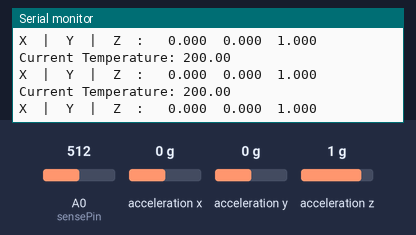
The sketch below on a simulated Arduino Uno, built with avr-gcc and run on an emulated ATmega328P. Shown: the last lines printed to the serial monitor. The test bench sets the inputs (shaded band); at power-on: acceleration x 0 g, A0 (sensePin) = 512, acceleration y 0 g, acceleration z 1 g.

Above: at 1.2 s.
1.3 s: acceleration x set to -1.4 g
At 1.34 s:
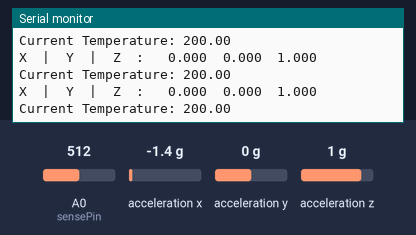
2.8 s: A0 (sensePin) set to 716
At 5.5 s:
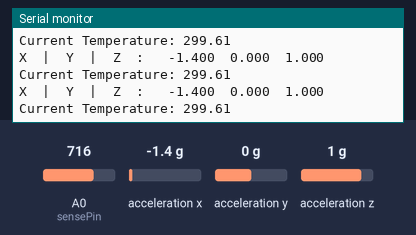

Measured:
- after the input at 2.8 s, the serial monitor: prints a new line after 0.23 s (image 2)

The sketch:

accelerometerAndTempLogger.ino
```cpp
/*Library for accelerometer from the MMA8452Q Sparkfun website
 *
 * This sketch uses the Sparkfun_MMA8452Q library to initialise the accelerometer and stream
 * calculated x y z , accleration values from it (in g units) and reads the temperature sensor
 *
 *
 * Hardware Hookup :
 *
 * Uno Wifi ---------------- MMA8452Q Board (Tilt Sensor)
 *   3.3V  ---------------- VCC
 *   GND   ---------------- GND
 *   SDA   --\/ 330 Ohm \/-- SDA
 *   SCL   --\/ 330 Ohm \/-- SCL
 *
 * Uno Wifi ---------------- Temperature Sensor
 *   GND  ---------------- 1
 *   A0   ---------------- 2
 *   5V   ---------------- 3
 * \
 *
 * The MMA8452Q is a 3.3V max sensor, so you'll need to do some
 * level-shifting between the Arduino and the breakout. Series
 * resistors on the SDA and SCL lines should do the trick.
 *
 *
 * Connect the following OpenLog to Arduino:
 * RXI of OpenLog to TX on Arduino
 * VCC to 5V
 * GND to GND
 *
 *
 */

#include <Wire.h>                 // Must include Wire library for I2C
#include "SparkFun_MMA8452Q.h"    // Click here to get the library: http://librarymanager/All#SparkFun_MMA8452Q

int sensePin = A0;  //This is the Arduino Pin that will read the sensor output
int sensorInput;    //The variable we will use to store the sensor input
double temp;        //The variable we will use to store temperature in degrees.

MMA8452Q accel;                   // create instance of the MMA8452 class
int x=0;                          // create iterator that loops number of measurements


void setup() {
  // put your setup code here, to run once:
  Serial.begin(9600);

  Serial.println("Example print to OpenLog");
  Serial.println("Anything printed to COM port gets logged!");
  Serial.println("This ones an intergrated model with the uno");

  Serial.println("MMA8452Q Basic Reading Code!");
  Wire.begin();

  if (accel.begin() == false) {
    Serial.println("Not Connected. Please check connections and read the hookup guide.");
    while (1);
  }

}

void loop() {

    if (x <20) {
      if (accel.available()) {      // Wait for new data from accelerometer

      // Acceleration of x, y, and z directions in g units

      Serial.print("X  |  Y  |  Z  : ");
      Serial.print("\t");
      Serial.print(accel.getCalculatedX(), 3);
      Serial.print("\t");
      Serial.print(accel.getCalculatedY(), 3);
      Serial.print("\t");
      Serial.print(accel.getCalculatedZ(), 3);
      Serial.println();

      sensorInput = analogRead(A0);    //read the analog sensor and store it
      temp = (double)sensorInput / 1024;       //find percentage of input reading
      temp = temp * 5;                 //multiply by 5V to get voltage
      temp = temp - 0.5;               //Subtract the offset
      temp = temp * 100;               //Convert to degrees

      Serial.print("Current Temperature: ");
      Serial.println(temp);

      delay(200);

    x++;

    }
  }


}
```
